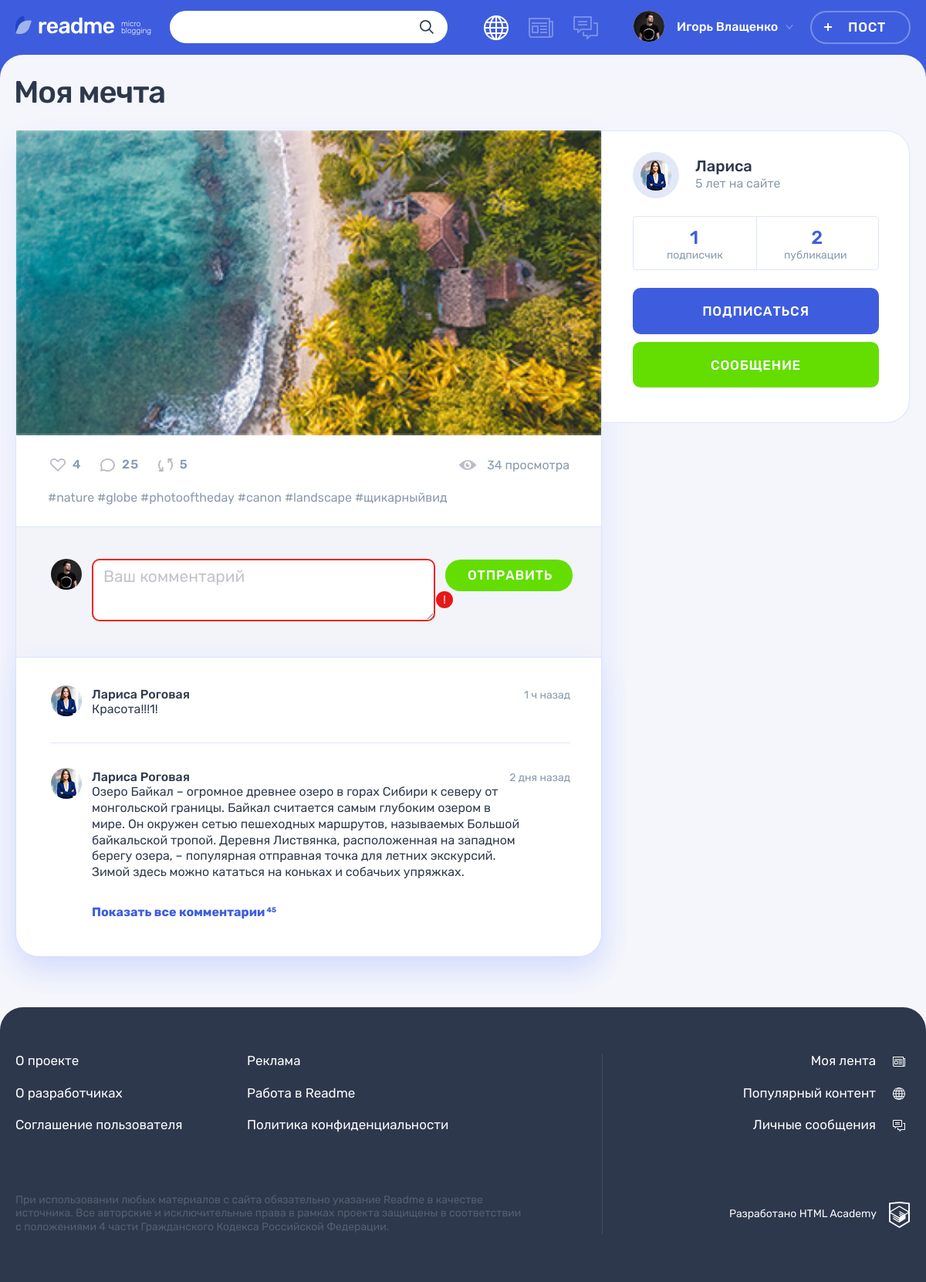
The app's page /post.php?id=4 with its own data.
### tables this page shows
CREATE TABLE IF NOT EXISTS posts (
  id INT UNSIGNED NOT NULL AUTO_INCREMENT PRIMARY KEY,
  created_at DATETIME,
  title VARCHAR(255),
  text_content TEXT,
  author_quote VARCHAR(128),
  img_url VARCHAR(2048),
  video_url VARCHAR(2048),
  site_url VARCHAR(2048),
  view_counter INT UNSIGNED,
  user_id INT UNSIGNED,
  type_id INT UNSIGNED,
  FOREIGN KEY (user_id) REFERENCES users(id) ON DELETE CASCADE ON UPDATE CASCADE,
  FOREIGN KEY (type_id) REFERENCES types(id) ON DELETE CASCADE ON UPDATE CASCADE
);

CREATE TABLE IF NOT EXISTS users (
  id INT UNSIGNED NOT NULL AUTO_INCREMENT PRIMARY KEY,
  registered_at DATETIME,
  email VARCHAR(128) NOT NULL UNIQUE,
  user_name VARCHAR(128),
  user_password VARCHAR(128),
  avatar_url VARCHAR(2048)
);

### post.php (called while the page is built, shortened)
<?php
require_once('functions.php');
require_once('connect.php');
require_once('models.php');
$post_id = filter_input(INPUT_GET, 'id');
$sql_post = get_posts_by_index();
$sql_subscribers = get_subscribers_by_user();
$sql_posting = get_posting_by_user();
$post = db_execute_stmt_assoc($link, $sql_post, [$post_id]);
$subscribers = db_execute_stmt_assoc($link, $sql_subscribers, [$post['id_user']]);
$posting = db_execute_stmt_assoc($link, $sql_posting, [$post['id_user']]);
$post_content = include_template('post-preview.php', [
    'post' => $post,
    'subscribers' => $subscribers,
    'posting' => $posting,
]);

### models.php (called while the page is built, shortened)
<?php
function get_posts_by_index($post_id = '?')
{
    return "SELECT COUNT(likes.id) likes, posts.id, posts.title, posts.text_content, posts.author_quote, posts.img_url, posts.video_url, posts.site_url, posts.view_counter, users.id AS id_user, user_name AS author, types.alias, users.avatar_url FROM posts JOIN users ON posts.user_id = users.id JOIN types ON posts.type_id = types.id JOIN likes ON posts.id = likes.post_id WHERE posts.id = $post_id GROUP BY posts.id;";
}
function get_subscribers_by_user($author_id = '?')
{
    return "SELECT COUNT(author_id) count_sub FROM subscriptions WHERE author_id = $author_id;";
}
function get_posting_by_user($author_id = '?')
{
    return "SELECT COUNT(posts.user_id) count_posts FROM posts WHERE posts.user_id = $author_id;";
}

### templates/post-preview.php (the view, shortened to what this page needs)
<main class="page__main page__main--publication">
    <div class="container">
    <h1 class="page__title page__title--publication"><?= $post['title']; ?></h1>
    <section class="post-details">
        <div class="post-details__wrapper post-text">
            <div class="post-details__main-block post post--details">
                <?php
                    print(include_template('post-' . $post['alias'] . '.php', [
                        'post' => $post,
                    ]));
                ?>
                <div class="post__indicators">
                    <div class="post__buttons">
                        <a class="post__indicator post__indicator--likes button" href="#" title="Лайк">
                        <svg class="post__indicator-icon" width="20" height="17">
                            <use xlink:href="#icon-heart"></use>
                        </svg>
                        <span><?= $post['likes']; ?></span>
                        </a>
                        <a class="post__indicator post__indicator--comments button" href="#" title="Комментарии">
                        <svg class="post__indicator-icon" width="19" height="17">
                            <use xlink:href="#icon-comment"></use>
                        </svg>
                        <span>25</span>
                        </a>
                        <a class="post__indicator post__indicator--repost button" href="#" title="Репост">
                        <svg class="post__indicator-icon" width="19" height="17">
                            <use xlink:href="#icon-repost"></use>
                        </svg>
                        <span>5</span>
                        </a>
                    </div>
                    <span class="post__view"><?= $post['view_counter']; ?> <?= get_noun_plural_form($post['view_counter'], 'просмотр', 'просмотра', 'просмотров'); ?></span>
                </div>
                <ul class="post__tags">
                <li><a href="#">#nature</a></li>
                <li><a href="#">#globe</a></li>
                <li><a href="#">#photooftheday</a></li>
                <li><a href="#">#canon</a></li>
                <li><a href="#">#landscape</a></li>
                <li><a href="#">#щикарныйвид</a></li>
                </ul>
                <div class="comments">
                <form class="comments__form form" action="#" method="post">
                    <div class="comments__my-avatar">
                    <img class="comments__picture" src="img/userpic-medium.jpg" alt="Аватар пользователя">
                    </div>
                    <div class="form__input-section form__input-section--error">
                    <textarea class="comments__textarea form__textarea form__input" placeholder="Ваш комментарий"></textarea>
                    <button class="form__error-button button" type="button">!</button>
                    </div>
                    <button class="comments__submit button button--green" type="submit">Отправить</button>
                </form>
                <div class="comments__list-wrapper">
                    <ul class="comments__list">
                    <li class="comments__item user">
                        <div class="comments__avatar">
                        <a class="user__avatar-link" href="#">
                            <img class="comments__picture" src="img/userpic-larisa.jpg" alt="Аватар пользователя">
                        </a>
                        </div>
                        <div class="comments__info">
                        <div class="comments__name-wrapper">
                            <a class="comments__user-name" href="#">
                            <span>Лариса Роговая</span>
                            </a>
                            <time class="comments__time" datetime="2019-03-20">1 ч назад</time>
                        </div>
                        <p class="comments__text">
                            Красота!!!1!
                        </p>
                        </div>
                    </li>
                    <li class="comments__item user">
                        <div class="comments__avatar">
                        <a class="user__avatar-link" href="#">
                            <img class="comments__picture" src="img/userpic-larisa.jpg" alt="Аватар пользователя">
                        </a>
                        </div>
                        <div class="comments__info">
                        <div class="comments__name-wrapper">
                            <a class="comments__user-name" href="#">
                            <span>Лариса Роговая</span>
                            </a>
                            <time class="comments__time" datetime="2019-03-18">2 дня назад</time>
                        </div>
                        <p class="comments__text">
                            Озеро Байкал – огромное древнее озеро в горах Сибири к северу от монгольской границы. Байкал считается самым глубоким озером в мире. Он окружен сетью пешеходных маршрутов, называемых Большой байкальской тропой. Деревня Листвянка, расположенная на западном берегу озера, – популярная отправная точка для летних экскурсий. Зимой здесь можно кататься на коньках и собачьих упряжках.
                        </p>
                        </div>
                    </li>
                    </ul>
                    <a class="comments__more-link" href="#">
                    <span>Показать все комментарии</span>
                    <sup class="comments__amount">45</sup>
                    </a>
                </div>
                </div>
            </div>
            <div class="post-details__user user">
                <div class="post-details__user-info user__info">
                <div class="post-details__avatar user__avatar">
                    <a class="post-details__avatar-link user__avatar-link" href="#">
                        <img class="post-details__picture user__picture" src="img/<?= $post['avatar_url'] ?>" alt="Аватар пользователя">
                    </a>
                </div>
                <div class="post-details__name-wrapper user__name-wrapper">
                    <a class="post-details__name user__name" href="#">
                    <span><?= $post['author']; ?></span>
                    </a>
                    <time class="post-details__time user__time" datetime="2014-03-20">5 лет на сайте</time>
                </div>
                </div>
                <div class="post-details__rating user__rating">
                <p class="post-details__rating-item user__rating-item user__rating-item--subscribers">
                    <span class="post-details__rating-amount user__rating-amount"><?= $subscribers['count_sub']; ?></span>
                    <span class="post-details__rating-text user__rating-text"><?= get_noun_plural_form($subscribers['count_sub'], 'подписчик', 'подписчика', 'подписчиков'); ?></span>
                </p>
                <p class="post-details__rating-item user__rating-item user__rating-item--publications">
                    <span class="post-details__rating-amount user__rating-amount"><?= $posting['count_posts']; ?></span>
                    <span class="post-details__rating-text user__rating-text"><?= get_noun_plural_form($posting['count_posts'], 'публикация', 'публикации', 'публикаций'); ?></span>
                </p>
                </div>
                <div class="post-details__user-buttons user__buttons">
                <button class="user__button user__button--subscription button button--main" type="button">Подписаться</button>
                <a class="user__button user__button--writing button button--green" href="#">Сообщение</a>
                </div>
            </div>
        </div>
    </section>
    </div>
</main>

### templates/post-photo.php
<div class="post-details__image-wrapper post-photo__image-wrapper">
	<img src="img/<?= $post['img_url']; ?>" alt="Фото от пользователя" width="760" height="507">
</div>

### records on screen
posts: title "Моя мечта", img_url (picture), view_counter "34", view_counter "просмотра", user.avatar_url (picture), user.user_name "Лариса"

### other values on screen
$user_name "Игорь Влащенко"
$post['likes'] "4"
$subscribers['count_sub'] "1"
$posting['count_posts'] "2"
